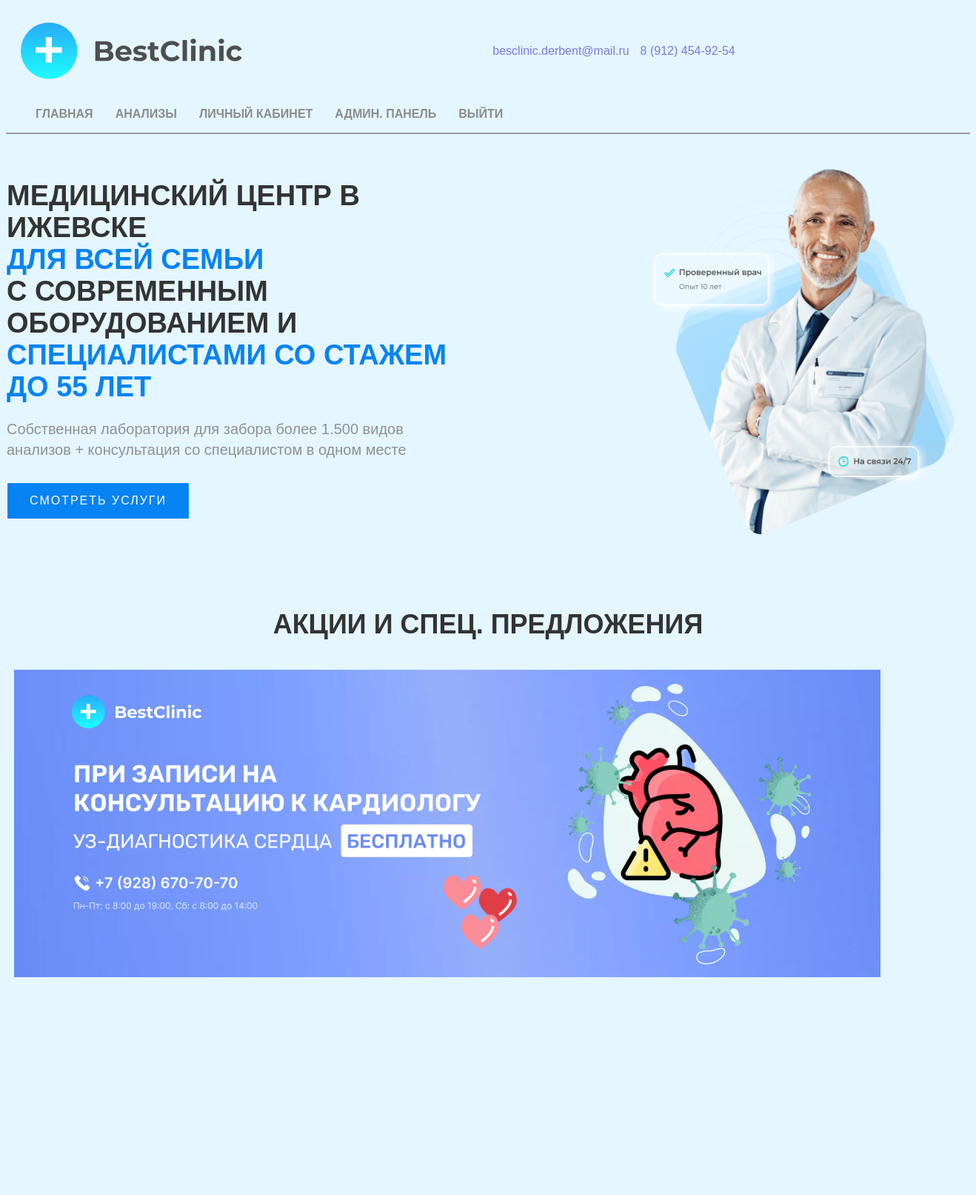
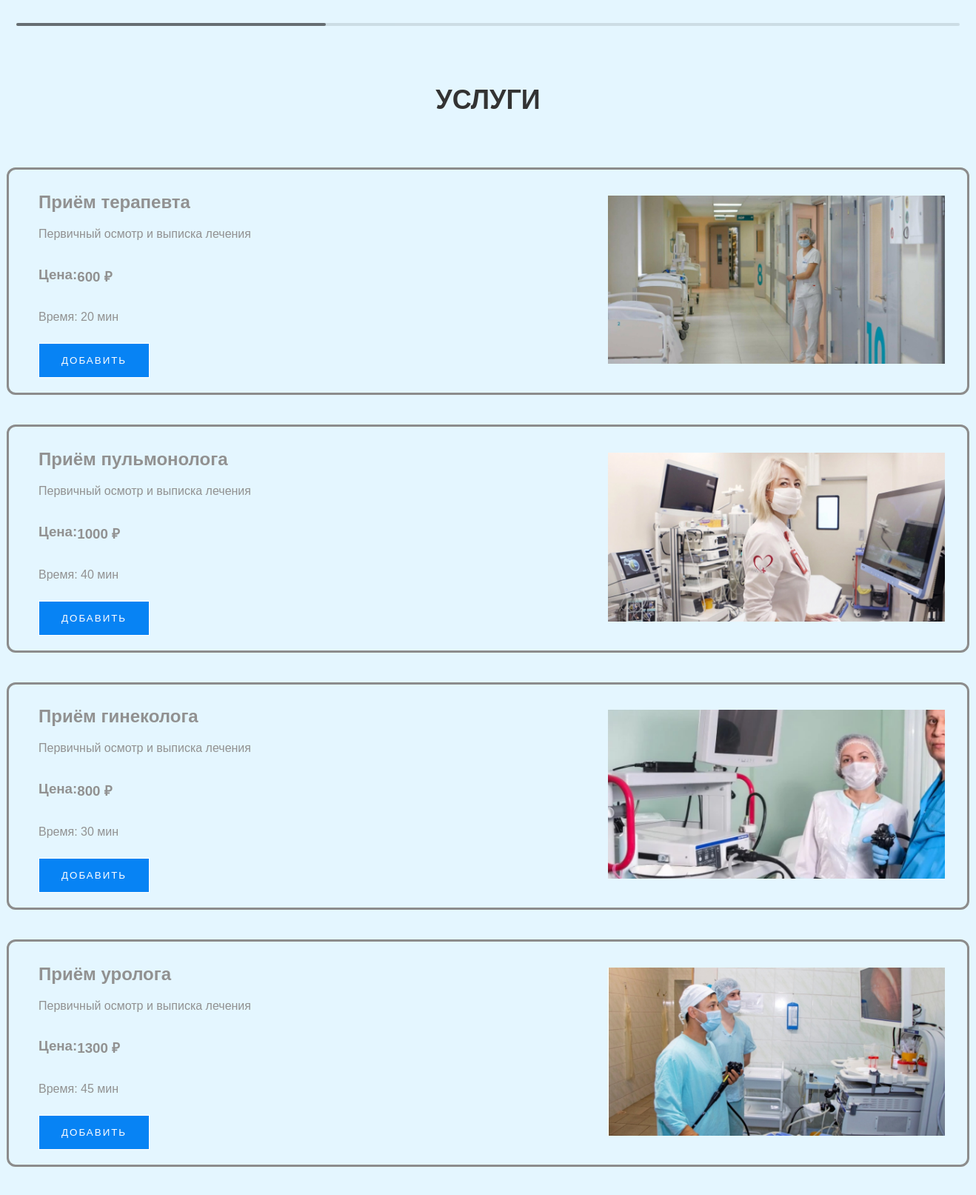
The page / (signed in, upper part) on the database its author committed (2 pictures, top to bottom).
### tables this page shows
CREATE TABLE `menu_item` (
  `id` int(11) NOT NULL,
  `link` varchar(255) NOT NULL,
  `name` varchar(255) NOT NULL,
  `menu_type` varchar(255) NOT NULL,
  `class` varchar(255) NOT NULL,
  `parent` int(11) NOT NULL,
  `sort` int(11) NOT NULL
);

CREATE TABLE `services` (
  `id` int(11) NOT NULL,
  `name` varchar(255) NOT NULL,
  `time` int(11) NOT NULL,
  `description` varchar(255) NOT NULL,
  `price` decimal(10,0) NOT NULL,
  `img_path` varchar(255) DEFAULT NULL
);

### setting.php (called while the page is built)
<?php
require_once($_SERVER['DOCUMENT_ROOT'] . '/core.php');
$base_url = ((isset($_SERVER['HTTPS']) && $_SERVER['HTTPS'] == "on") ? "https" : "http");
$base_url .= "://".$_SERVER['HTTP_HOST'];
$setting['HTTP_PATH'] = $_SERVER['DOCUMENT_ROOT'];
$setting['TEMPLATE_PATH'] = $setting['HTTP_PATH'] . '/template';
$setting['FORM_PATH'] = $base_url . '/form';
$setting['ASSETS_PATH'] = $base_url . '/assets';
$query = 'SELECT * FROM setting';
$setting['SITE_INFO'] = $pdo->query($query)->fetchAll(PDO::FETCH_KEY_PAIR);
$query = 'SELECT * FROM menu_item WHERE menu_type = "header"';
$setting['HEADER_MENU'] = $pdo->query($query)->fetchAll();

### template/services.php (the view, shortened to what this page needs)
<section class="services" id="services">
	<h2>Услуги</h2>
	<?php
	$query = 'SELECT * FROM services';
	$services = $pdo->query($query)->fetchAll();
	$id_selected_services = isset($_COOKIE['cart_services']) ? json_decode($_COOKIE['cart_services'], true) : [];
	foreach ($services as $service) { ?>
		<div class="service">
			<div class="service__info">
				<h1><?= $service['name'] ?></h1>
				<p><?= $service['description'] ?></p>
				<div style="display: flex;">
					<h3>Цена:</h3>
					<h3><?= $service['price'] ?> ₽</h3>
				</div>
				<p>Время: <?= $service['time'] ?> мин</p>
				<?php if (isset($_SESSION['user']) && $_SESSION['user']) :
					if (in_array('autowash-' . $service['id'], $id_selected_services)) : ?>
						<div style="display: flex; gap: 10px;">
							<button class="sliding-button" type="submit" disabled>Добавлено</button>
							<form action="<?= $setting['FORM_PATH'] . '/do_remove_service_in_cart.php'; ?>" method="POST">
								<input type="hidden" name="id" value="autowash-<?= $service['id'] ?>">
								<input type="hidden" name="page" value="index">
								<button class="sliding-button sliding-button_del" type="submit">Удалить</button>
							</form>
						</div>
					<?php else : ?>
						<form action="<?= $setting['FORM_PATH'] . '/do_add_service_in_cart.php'; ?>" method="POST">
							<button class="sliding-button" type="submit">Добавить</button>
						</form>
				<?php endif;
				endif; ?>
			</div>
			<?php if ($service['img_path']) : ?>
				<div class="service__photo">
					<img src="<?= ($setting['ASSETS_PATH'] . '/' . $service['img_path']); ?>" alt="car" class="service__img">
				</div>
			<?php endif; ?>
		</div>
	<?php } ?>
</section>

### template/header.php
<header class="header">
	<a href="/" class="logo">
		<img class="logo__img" src="<?= $setting['ASSETS_PATH'] . '/img/logo.svg'; ?>">
	</a>
	<div class="container">
	<div class="header__contacts contacts">
		<?php
			$email = $setting['SITE_INFO']['email'];
			$phone = $setting['SITE_INFO']['phone'];
		?>
		<a href="mailto:<?= $email; ?>" class="header__contacts-email contacts__email contacts__link"><?= $email; ?></a>
		<a href="tel:<?= $phone; ?>" class="header__contacts-phone contacts__phone contacts__link"><?= $phone; ?></a>
	</div>
	</div>
	<nav class="nav">
		<ul class="nav__list">
			<?php
			$is_auth = (isset($_SESSION['user']) && $_SESSION['user']) ? true : false;
			foreach ($setting['HEADER_MENU'] as $item) :
				if (($is_auth && ($item['link'] === '/page/register.php' || $item['link'] === '/page/authorise.php'))
					|| (!$is_auth && $item['link'] === '/page/logout.php')
				  || (!$is_auth && $item['link'] === '/page/profile.php')
					|| (!$is_auth && $item['link'] === '/admin')
					|| ($is_auth && !($_SESSION['user']['role'] == 2) && $item['link'] === '/admin')
				) continue; ?>
				<li class="nav__list-item">
					<a href="<?= $item['link']; ?>" class="<?= $item['class']; ?>"><?= $item['name']; ?></a>
				</li>
			<?php endforeach; ?>
		</ul>
	</nav>
</header>
<body>
	<main>

### assets/css/style.css (style rules this page uses)
html, body { scroll-behavior: smooth; }
header { display: flex; justify-content: space-between; align-items: center; border-bottom: solid #9e9a9a 2px; flex-wrap: wrap; }
a { text-decoration: none; }
ul, li { list-style: none; }
.container { max-width: 1340px; padding: 0 20px; margin: 0 auto; }
.nav__list { display: flex; gap: 30px; }
.nav__list-link { color: #8C8C8C; transition: .3s; text-transform: uppercase; font-size: 16px; border-bottom: 3px solid transparent; padding-bottom: 10px; font-weight: 600; }
main { width: 1300px; margin-left: auto; margin-right: auto; }
h2 { text-align: center; text-transform: uppercase; font-size: 36px; font-weight: 700; width: 100%; color: #333; }
body { color: #919191; background-color: #E4F6FF; font-family: 'Montserrat', sans-serif; }
img { margin: 5px; padding: 5px; max-width: 100%; }
form { margin: 5px; padding: 5px; }
.logo { display: flex; margin: 10px; justify-content: center; align-items: center; }
.logo__img { width: 300px; }
.services { display: flex; flex-wrap: wrap; justify-content: space-between; gap: 40px; margin: 45px 0; }
.service { border: 3px solid #8C8C8C; border-radius: 12px; display: flex; padding: 10px 40px; justify-content: space-between; width: 100%; align-items: center; }
.service__info { flex: 0 1 100%; }
.service__info form { padding: 0; margin: 0; }
.service__photo { flex: 0 1 60%; }
.sliding-button { text-decoration: none; display: inline-block; position: relative; padding: 15px 30px; border: 1px solid; margin: 10px 0; font-family: 'Montserrat', sans-serif; text-transform: uppercase; overflow: hidden; letter-spacing: 2px; transition: .8s cubic-bezier(.165, .84, .44, 1); background: #0783F4; color: #fff; cursor: pointer; }
::placeholder { color: #c4c4c4; }
.contacts { display: flex; align-items: center; gap: 15px; }
.contacts__link { color: #7f77e0; font-weight: 500; transition: color .3s; display: inline-block; }

### rows shown on the page
menu_item: name "ГЛАВНАЯ"
menu_item: name "АНАЛИЗЫ"
menu_item: name "ЛИЧНЫЙ КАБИНЕТ"
menu_item: name "АДМИН. ПАНЕЛЬ"
menu_item: name "ВЫЙТИ"
services: name "Приём терапевта", description "Первичный осмотр и выписка лечения", price "600", time "20", img_path (picture)
services: name "Приём пульмонолога", description "Первичный осмотр и выписка лечения", price "1000", time "40", img_path (picture)
services: name "Приём гинеколога", description "Первичный осмотр и выписка лечения", price "800", time "30", img_path (picture)
services: name "Приём уролога", description "Первичный осмотр и выписка лечения", price "1300", time "45", img_path (picture)

### other values the page prints
$email "besclinic.derbent@mail.ru"
$phone "8 (912) 454-92-54"
